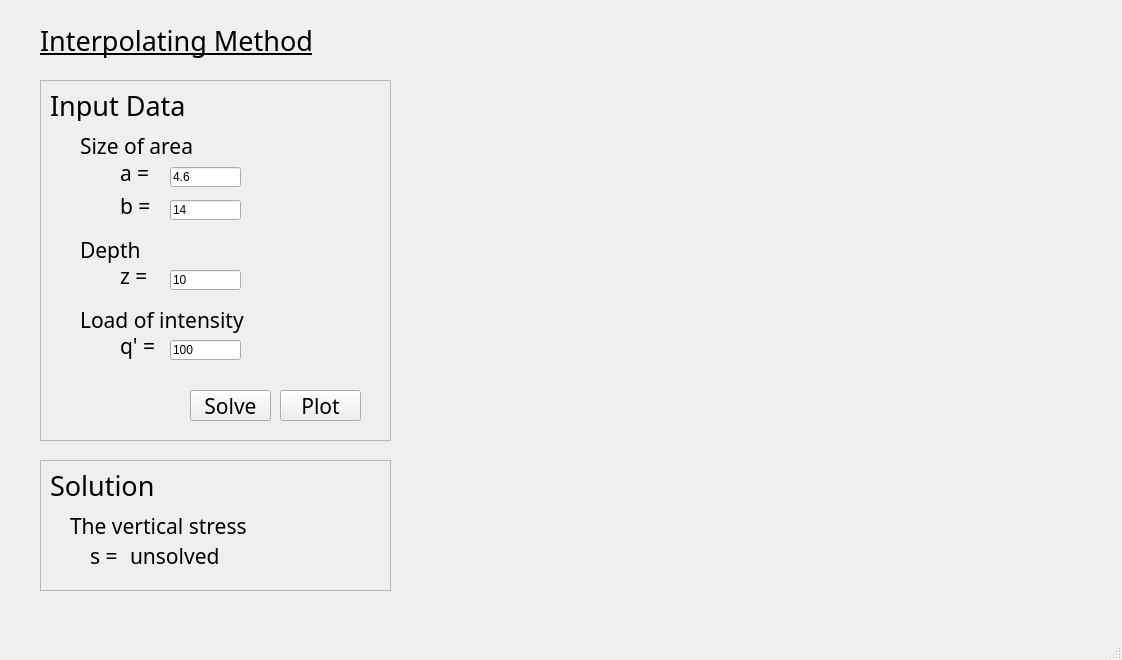
<?xml version="1.0" encoding="UTF-8"?>
<ui version="4.0">
 <class>MainWindow</class>
 <widget class="QMainWindow" name="MainWindow">
  <property name="geometry">
   <rect>
    <x>0</x>
    <y>0</y>
    <width>1122</width>
    <height>660</height>
   </rect>
  </property>
  <property name="windowTitle">
   <string>problem 20.27 - Farrakhetdinova Azaliya</string>
  </property>
  <property name="windowIcon">
   <iconset>
    <activeon>icon.ico</activeon>
   </iconset>
  </property>
  <widget class="QWidget" name="centralwidget">
   <widget class="MplWidget" name="widget_graph" native="true">
    <property name="geometry">
     <rect>
      <x>430</x>
      <y>10</y>
      <width>671</width>
      <height>591</height>
     </rect>
    </property>
   </widget>
   <widget class="QLabel" name="label_11">
    <property name="geometry">
     <rect>
      <x>40</x>
      <y>20</y>
      <width>311</width>
      <height>40</height>
     </rect>
    </property>
    <property name="font">
     <font>
      <family>Swis721 Hv BT</family>
      <pointsize>20</pointsize>
      <weight>50</weight>
      <bold>false</bold>
      <underline>true</underline>
     </font>
    </property>
    <property name="text">
     <string>Interpolating Method</string>
    </property>
   </widget>
   <widget class="QFrame" name="frame">
    <property name="geometry">
     <rect>
      <x>40</x>
      <y>80</y>
      <width>351</width>
      <height>361</height>
     </rect>
    </property>
    <property name="frameShape">
     <enum>QFrame::StyledPanel</enum>
    </property>
    <property name="frameShadow">
     <enum>QFrame::Raised</enum>
    </property>
    <widget class="QLabel" name="label">
     <property name="geometry">
      <rect>
       <x>10</x>
       <y>10</y>
       <width>141</width>
       <height>31</height>
      </rect>
     </property>
     <property name="font">
      <font>
       <family>Swis721 Hv BT</family>
       <pointsize>20</pointsize>
      </font>
     </property>
     <property name="text">
      <string>Input Data</string>
     </property>
    </widget>
    <widget class="QLabel" name="label_4">
     <property name="geometry">
      <rect>
       <x>80</x>
       <y>77</y>
       <width>51</width>
       <height>31</height>
      </rect>
     </property>
     <property name="font">
      <font>
       <family>Swis721 Hv BT</family>
       <pointsize>16</pointsize>
      </font>
     </property>
     <property name="text">
      <string>a = </string>
     </property>
    </widget>
    <widget class="QLabel" name="label_5">
     <property name="geometry">
      <rect>
       <x>80</x>
       <y>110</y>
       <width>51</width>
       <height>31</height>
      </rect>
     </property>
     <property name="font">
      <font>
       <family>Swis721 Hv BT</family>
       <pointsize>16</pointsize>
      </font>
     </property>
     <property name="text">
      <string>b =</string>
     </property>
    </widget>
    <widget class="QLineEdit" name="q_edit">
     <property name="geometry">
      <rect>
       <x>130</x>
       <y>260</y>
       <width>71</width>
       <height>20</height>
      </rect>
     </property>
     <property name="text">
      <string>100</string>
     </property>
    </widget>
    <widget class="QLineEdit" name="b_edit">
     <property name="geometry">
      <rect>
       <x>130</x>
       <y>120</y>
       <width>71</width>
       <height>20</height>
      </rect>
     </property>
     <property name="text">
      <string>14</string>
     </property>
    </widget>
    <widget class="QLineEdit" name="a_edit">
     <property name="geometry">
      <rect>
       <x>130</x>
       <y>87</y>
       <width>71</width>
       <height>20</height>
      </rect>
     </property>
     <property name="text">
      <string>4.6</string>
     </property>
    </widget>
    <widget class="QLabel" name="label_12">
     <property name="geometry">
      <rect>
       <x>80</x>
       <y>180</y>
       <width>51</width>
       <height>31</height>
      </rect>
     </property>
     <property name="font">
      <font>
       <family>Swis721 Hv BT</family>
       <pointsize>16</pointsize>
      </font>
     </property>
     <property name="text">
      <string>z = </string>
     </property>
    </widget>
    <widget class="QLineEdit" name="z_edit">
     <property name="geometry">
      <rect>
       <x>130</x>
       <y>190</y>
       <width>71</width>
       <height>20</height>
      </rect>
     </property>
     <property name="text">
      <string>10</string>
     </property>
    </widget>
    <widget class="QPushButton" name="plot_button">
     <property name="geometry">
      <rect>
       <x>240</x>
       <y>310</y>
       <width>81</width>
       <height>31</height>
      </rect>
     </property>
     <property name="font">
      <font>
       <family>Swis721 Hv BT</family>
       <pointsize>16</pointsize>
      </font>
     </property>
     <property name="text">
      <string>Plot</string>
     </property>
    </widget>
    <widget class="QPushButton" name="solve_button">
     <property name="geometry">
      <rect>
       <x>150</x>
       <y>310</y>
       <width>81</width>
       <height>31</height>
      </rect>
     </property>
     <property name="font">
      <font>
       <family>Swis721 Hv BT</family>
       <pointsize>16</pointsize>
      </font>
     </property>
     <property name="text">
      <string>Solve</string>
     </property>
    </widget>
    <widget class="QLabel" name="label_13">
     <property name="geometry">
      <rect>
       <x>80</x>
       <y>250</y>
       <width>51</width>
       <height>31</height>
      </rect>
     </property>
     <property name="font">
      <font>
       <family>Swis721 Hv BT</family>
       <pointsize>16</pointsize>
      </font>
     </property>
     <property name="text">
      <string>q' = </string>
     </property>
    </widget>
    <widget class="QLabel" name="label_14">
     <property name="geometry">
      <rect>
       <x>40</x>
       <y>50</y>
       <width>241</width>
       <height>31</height>
      </rect>
     </property>
     <property name="font">
      <font>
       <family>Swis721 Hv BT</family>
       <pointsize>16</pointsize>
      </font>
     </property>
     <property name="text">
      <string>Size of area</string>
     </property>
    </widget>
    <widget class="QLabel" name="label_15">
     <property name="geometry">
      <rect>
       <x>40</x>
       <y>154</y>
       <width>191</width>
       <height>31</height>
      </rect>
     </property>
     <property name="font">
      <font>
       <family>Swis721 Hv BT</family>
       <pointsize>16</pointsize>
      </font>
     </property>
     <property name="text">
      <string>Depth</string>
     </property>
    </widget>
    <widget class="QLabel" name="label_16">
     <property name="geometry">
      <rect>
       <x>40</x>
       <y>224</y>
       <width>281</width>
       <height>31</height>
      </rect>
     </property>
     <property name="font">
      <font>
       <family>Swis721 Hv BT</family>
       <pointsize>16</pointsize>
      </font>
     </property>
     <property name="text">
      <string>Load of intensity</string>
     </property>
    </widget>
   </widget>
   <widget class="QFrame" name="frame_2">
    <property name="geometry">
     <rect>
      <x>40</x>
      <y>460</y>
      <width>351</width>
      <height>131</height>
     </rect>
    </property>
    <property name="frameShape">
     <enum>QFrame::StyledPanel</enum>
    </property>
    <property name="frameShadow">
     <enum>QFrame::Raised</enum>
    </property>
    <widget class="QLabel" name="label_8">
     <property name="geometry">
      <rect>
       <x>10</x>
       <y>10</y>
       <width>141</width>
       <height>31</height>
      </rect>
     </property>
     <property name="font">
      <font>
       <family>Swis721 Hv BT</family>
       <pointsize>20</pointsize>
      </font>
     </property>
     <property name="text">
      <string>Solution</string>
     </property>
    </widget>
    <widget class="QLabel" name="label_9">
     <property name="geometry">
      <rect>
       <x>30</x>
       <y>50</y>
       <width>291</width>
       <height>31</height>
      </rect>
     </property>
     <property name="font">
      <font>
       <family>Swis721 Hv BT</family>
       <pointsize>16</pointsize>
      </font>
     </property>
     <property name="text">
      <string>The vertical stress</string>
     </property>
    </widget>
    <widget class="QLabel" name="label_10">
     <property name="geometry">
      <rect>
       <x>50</x>
       <y>80</y>
       <width>41</width>
       <height>31</height>
      </rect>
     </property>
     <property name="font">
      <font>
       <family>Swis721 Hv BT</family>
       <pointsize>16</pointsize>
      </font>
     </property>
     <property name="text">
      <string>s = </string>
     </property>
    </widget>
    <widget class="QLabel" name="solution_label">
     <property name="geometry">
      <rect>
       <x>90</x>
       <y>80</y>
       <width>221</width>
       <height>31</height>
      </rect>
     </property>
     <property name="font">
      <font>
       <family>Swis721 Hv BT</family>
       <pointsize>16</pointsize>
      </font>
     </property>
     <property name="text">
      <string>unsolved</string>
     </property>
    </widget>
   </widget>
  </widget>
  <widget class="QMenuBar" name="menubar">
   <property name="geometry">
    <rect>
     <x>0</x>
     <y>0</y>
     <width>1122</width>
     <height>21</height>
    </rect>
   </property>
  </widget>
  <widget class="QStatusBar" name="statusbar"/>
 </widget>
 <customwidgets>
  <customwidget>
   <class>MplWidget</class>
   <extends>QWidget</extends>
   <header>mplwidget.h</header>
   <container>1</container>
  </customwidget>
 </customwidgets>
 <resources/>
 <connections/>
</ui>
